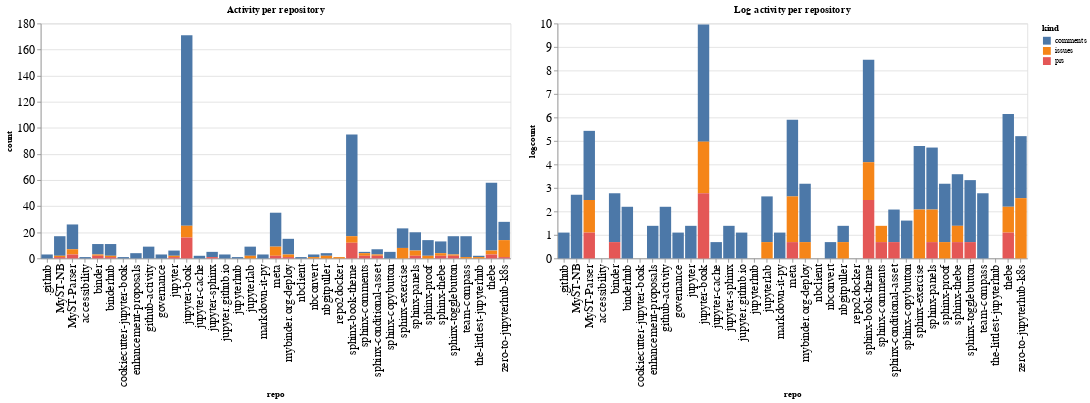

Write notebook code for a chart like this one.
### Code cell
ch1 = alt.Chart(repo_summaries, width=600, title="Activity per repository").mark_bar().encode(
    x='repo',
    y='count',
    color='kind',
    tooltip="kind"
)

ch2 = alt.Chart(repo_summaries, width=600, title="Log activity per repository").mark_bar().encode(
    x='repo',
    y='logcount',
    color='kind',
    tooltip="kind"
)

ch1 | ch2

### Figure 1 — Vega-Lite specification as saved in the notebook (floating-point values rounded to 4 significant figures)
{"config": {"axisLeft": {"labelFontSize": 15}, "axisBottom": {"labelFontSize": 15}}, "hconcat": [{"mark": "bar", "encoding": {"color": {"type": "nominal", "field": "kind"}, "tooltip": {"type": "nominal", "field": "kind"}, "x": {"type": "nominal", "field": "repo"}, "y": {"type": "quantitative", "field": "count"}}, "title": "Activity per repository", "width": 600}, {"mark": "bar", "encoding": {"color": {"type": "nominal", "field": "kind"}, "tooltip": {"type": "nominal", "field": "kind"}, "x": {"type": "nominal", "field": "repo"}, "y": {"type": "quantitative", "field": "logcount"}}, "title": "Log activity per repository", "width": 600}], "data": {"name": "data-8c3e70b3dfd87bad78b3b2f787716b5f"}, "$schema": "https://vega.github.io/schema/vega-lite/v4.8.1.json", "datasets": {"data-8c3e70b3dfd87bad78b3b2f787716b5f": [{"repo": ".github", "kind": "comments", "count": 3, "logcount": 1.099}, {"repo": "MyST-NB", "kind": "comments", "count": 15, "logcount": 2.708}, {"repo": "MyST-NB", "kind": "issues", "count": 1, "logcount": 0.0}, {"repo": "MyST-NB", "kind": "prs", "count": 1, "logcount": 0.0}, {"repo": "MyST-Parser", "kind": "comments", "count": 19, "logcount": 2.944}, {"repo": "MyST-Parser", "kind": "issues", "count": 4, "logcount": 1.386}, {"repo": "MyST-Parser", "kind": "prs", "count": 3, "logcount": 1.099}, {"repo": "accessibility", "kind": "comments", "count": 1, "logcount": 0.0}, {"repo": "binder", "kind": "comments", "count": 8, "logcount": 2.079}, {"repo": "binder", "kind": "issues", "count": 1, "logcount": 0.0}, {"repo": "binder", "kind": "prs", "count": 2, "logcount": 0.6931}, {"repo": "binderhub", "kind": "comments", "count": 9, "logcount": 2.197}, {"repo": "binderhub", "kind": "issues", "count": 1, "logcount": 0.0}, {"repo": "binderhub", "kind": "prs", "count": 1, "logcount": 0.0}, {"repo": "cookiecutter-jupyter-book", "kind": "comments", "count": 1, "logcount": 0.0}, {"repo": "enhancement-proposals", "kind": "comments", "count": 4, "logcount": 1.386}, {"repo": "github-activity", "kind": "comments", "count": 9, "logcount": 2.197}, {"repo": "governance", "kind": "comments", "count": 3, "logcount": 1.099}, {"repo": "jupyter", "kind": "comments", "count": 4, "logcount": 1.386}, {"repo": "jupyter", "kind": "issues", "count": 1, "logcount": 0.0}, {"repo": "jupyter", "kind": "prs", "count": 1, "logcount": 0.0}, {"repo": "jupyter-book", "kind": "comments", "count": 146, "logcount": 4.984}, {"repo": "jupyter-book", "kind": "issues", "count": 9, "logcount": 2.197}, {"repo": "jupyter-book", "kind": "prs", "count": 16, "logcount": 2.773}, {"repo": "jupyter-cache", "kind": "comments", "count": 2, "logcount": 0.6931}, {"repo": "jupyter-sphinx", "kind": "comments", "count": 4, "logcount": 1.386}, {"repo": "jupyter-sphinx", "kind": "prs", "count": 1, "logcount": 0.0}, {"repo": "jupyter.github.io", "kind": "comments", "count": 3, "logcount": 1.099}, {"repo": "jupyterhub", "kind": "comments", "count": 1, "logcount": 0.0}, {"repo": "jupyterlab", "kind": "comments", "count": 7, "logcount": 1.946}, {"repo": "jupyterlab", "kind": "issues", "count": 2, "logcount": 0.6931}, {"repo": "markdown-it-py", "kind": "comments", "count": 3, "logcount": 1.099}, {"repo": "meta", "kind": "comments", "count": 26, "logcount": 3.258}, {"repo": "meta", "kind": "issues", "count": 7, "logcount": 1.946}, {"repo": "meta", "kind": "prs", "count": 2, "logcount": 0.6931}, {"repo": "mybinder.org-deploy", "kind": "comments", "count": 12, "logcount": 2.485}, {"repo": "mybinder.org-deploy", "kind": "issues", "count": 2, "logcount": 0.6931}, {"repo": "mybinder.org-deploy", "kind": "prs", "count": 1, "logcount": 0.0}, {"repo": "nbclient", "kind": "comments", "count": 1, "logcount": 0.0}, {"repo": "nbconvert", "kind": "comments", "count": 2, "logcount": 0.6931}, {"repo": "nbconvert", "kind": "issues", "count": 1, "logcount": 0.0}, {"repo": "nbgitpuller", "kind": "comments", "count": 2, "logcount": 0.6931}, {"repo": "nbgitpuller", "kind": "issues", "count": 2, "logcount": 0.6931}, {"repo": "repo2docker", "kind": "issues", "count": 1, "logcount": 0.0}, {"repo": "sphinx-book-theme", "kind": "comments", "count": 78, "logcount": 4.357}, {"repo": "sphinx-book-theme", "kind": "issues", "count": 5, "logcount": 1.609}, {"repo": "sphinx-book-theme", "kind": "prs", "count": 12, "logcount": 2.485}, {"repo": "sphinx-comments", "kind": "comments", "count": 1, "logcount": 0.0}, {"repo": "sphinx-comments", "kind": "issues", "count": 2, "logcount": 0.6931}, {"repo": "sphinx-comments", "kind": "prs", "count": 2, "logcount": 0.6931}, {"repo": "sphinx-conditional-asset", "kind": "comments", "count": 4, "logcount": 1.386}, {"repo": "sphinx-conditional-asset", "kind": "issues", "count": 1, "logcount": 0.0}, {"repo": "sphinx-conditional-asset", "kind": "prs", "count": 2, "logcount": 0.6931}, {"repo": "sphinx-copybutton", "kind": "comments", "count": 5, "logcount": 1.609}, {"repo": "sphinx-exercise", "kind": "comments", "count": 15, "logcount": 2.708}, {"repo": "sphinx-exercise", "kind": "issues", "count": 8, "logcount": 2.079}, {"repo": "sphinx-panels", "kind": "comments", "count": 14, "logcount": 2.639}, {"repo": "sphinx-panels", "kind": "issues", "count": 4, "logcount": 1.386}, {"repo": "sphinx-panels", "kind": "prs", "count": 2, "logcount": 0.6931}, {"repo": "sphinx-proof", "kind": "comments", "count": 12, "logcount": 2.485}, {"repo": "sphinx-proof", "kind": "issues", "count": 2, "logcount": 0.6931}, {"repo": "sphinx-thebe", "kind": "comments", "count": 9, "logcount": 2.197}, {"repo": "sphinx-thebe", "kind": "issues", "count": 2, "logcount": 0.6931}, {"repo": "sphinx-thebe", "kind": "prs", "count": 2, "logcount": 0.6931}, {"repo": "sphinx-togglebutton", "kind": "comments", "count": 14, "logcount": 2.639}, {"repo": "sphinx-togglebutton", "kind": "issues", "count": 1, "logcount": 0.0}, {"repo": "sphinx-togglebutton", "kind": "prs", "count": 2, "logcount": 0.6931}, {"repo": "team-compass", "kind": "comments", "count": 16, "logcount": 2.773}, {"repo": "team-compass", "kind": "issues", "count": 1, "logcount": 0.0}, {"repo": "the-littlest-jupyterhub", "kind": "comments", "count": 1, "logcount": 0.0}, {"repo": "the-littlest-jupyterhub", "kind": "issues", "count": 1, "logcount": 0.0}, {"repo": "thebe", "kind": "comments", "count": 52, "logcount": 3.951}, {"repo": "thebe", "kind": "issues", "count": 3, "logcount": 1.099}, {"repo": "thebe", "kind": "prs", "count": 3, "logcount": 1.099}, {"repo": "zero-to-jupyterhub-k8s", "kind": "comments", "count": 14, "logcount": 2.639}, {"repo": "zero-to-jupyterhub-k8s", "kind": "issues", "count": 13, "logcount": 2.565}, {"repo": "zero-to-jupyterhub-k8s", "kind": "prs", "count": 1, "logcount": 0.0}]}}
